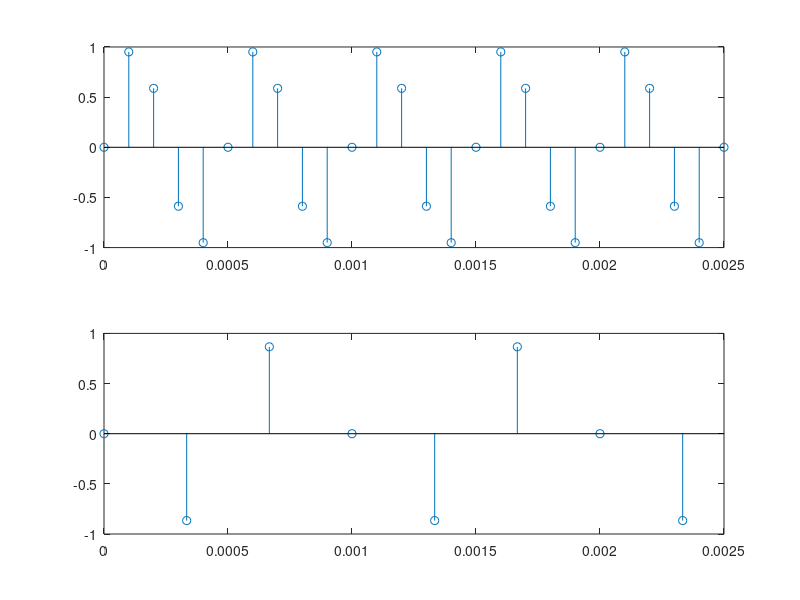

Here is the MATLAB script that generated this plot:
clear; close all;
% Sample the sinusoid x = sin(2 pi f t), where f = 2 kHz.
% Let x1 be the signal sampled at 10 kHz.
% Let x2 be the signal sampled at 3 kHz.
f = 2000;
T = 1/f;
tmin = 0;
tmax = 5*T; % Plot 5 cycles
dt1 = 1/10000;
dt2 = 1/3000;
t1 = tmin:dt1:tmax;
t2 = tmin:dt2:tmax;
x1 = sin(2*pi*f*t1);
x2 = sin(2*pi*f*t2);
subplot(211)
stem(t1,x1);
subplot(212)
stem(t2,x2);